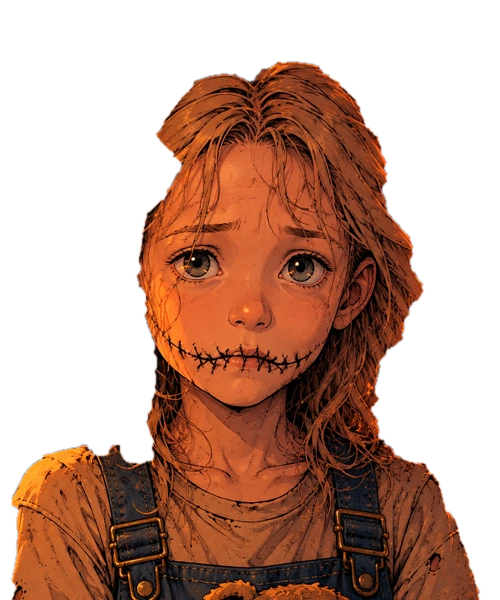
#> input picture assets/characters/mute.webp, 500 x 600 px
$ python repair_mute.py
#> lines starting #> are read from the running program, lines starting #| are printed output that depends on the picture; after the words box and inside, x2 and y2 are one past the last pixel; in counts of white or black regions, pixels touching at a corner belong together
"""Restore MUTE's clipped viewer-left hair using pixels from her own locks.

Lossless raster editing: face and clothing kept pixel-for-pixel; no gameplay,
physics, stage, camera, UI or other character changes.
"""
from pathlib import Path
from PIL import Image, ImageDraw, ImageFilter
import numpy as np

ROOT = Path(__file__).resolve().parents[2]
SOURCE = ROOT / 'assets/characters/mute.webp'
assert SOURCE.exists()
im = Image.open(SOURCE).convert('RGBA')
#> im is the input picture: PIL image 500x600 RGBA; mean R, G, B, A 139.4, 62.7, 24.4, 128.3
w, h = im.size
#> w = 500; h = 600
assert (w, h) == (500, 600)
mirror = np.asarray(im.transpose(Image.Transpose.FLIP_LEFT_RIGHT), dtype=np.uint8)
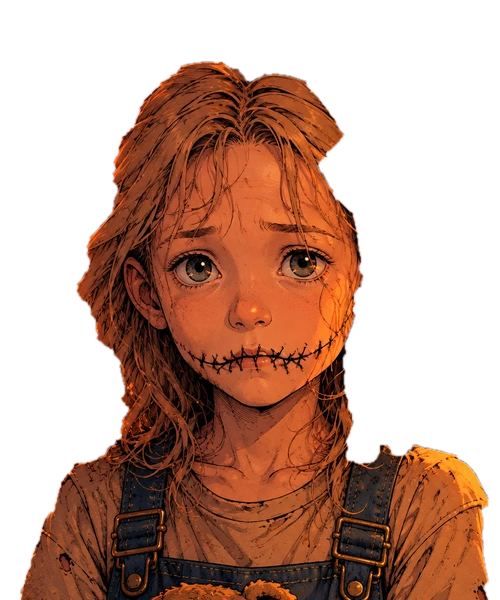
#> mirror: shape (600, 500, 4); mean R, G, B, A 139.4, 62.7, 24.4, 128.3; transparent parts drawn white
reconstruction = np.zeros((h, w, 4), dtype=np.uint8)
for y in range(68, 493):
    vertical = max(0., min(1., (y-68)/38, (493-y)/65))
    seam = np.interp(y, [68,105,145,195,245,292,335,390,445,493],
                       [230,195,174,166,163,170,172,165,161,143])
    start = np.interp(y, [68,105,145,195,245,292,335,390,445,493],
                        [220,180,105,97,95,102,107,103,102,135])
    minsrc = np.interp(y, [68,140,195,250,300,355,410,460,493],
                         [275,300,310,377,366,340,318,322,330])
    for x in range(max(0, int(start)-20), min(w, int(seam)+4)):
        t = np.clip((seam-x)/22., 0., 1.)
        edge = t*t*(3-2*t)
        src_x = int(np.clip(x-22, 0, w-1))
        original_x = w-1-src_x
        if original_x < minsrc:
            continue
        pix = mirror[y, src_x]
        if pix[3] < 24:
            continue
        reconstruction[y,x,:3] = np.clip(
            pix[:3].astype(float)*(.90+.09*x/200), 0, 255)
        reconstruction[y,x,3] = round(float(pix[3])*vertical*edge)
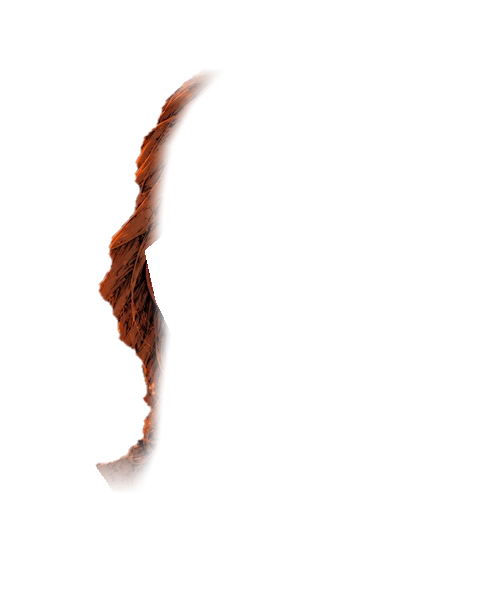
#> reconstruction: shape (600, 500, 4); mean R, G, B, A 5.7, 2.3, 1.2, 8.2; transparent parts drawn white

under = Image.fromarray(reconstruction, mode='RGBA')
under.putalpha(under.getchannel('A').filter(ImageFilter.GaussianBlur(.65)))

# The historic rectangular clipping wedge left a triangular hole. Use real
# strands from MUTE's top hair as a softly blended repair, below source paint.
patch_mask = Image.new('L',(w,h),0)
#> patch_mask: PIL image 500x600 L; every value is 0
ImageDraw.Draw(patch_mask).polygon(
    [(143,139),(162,128),(187,153),(184,174),(174,197),(142,225),(129,199)],
    fill=255)
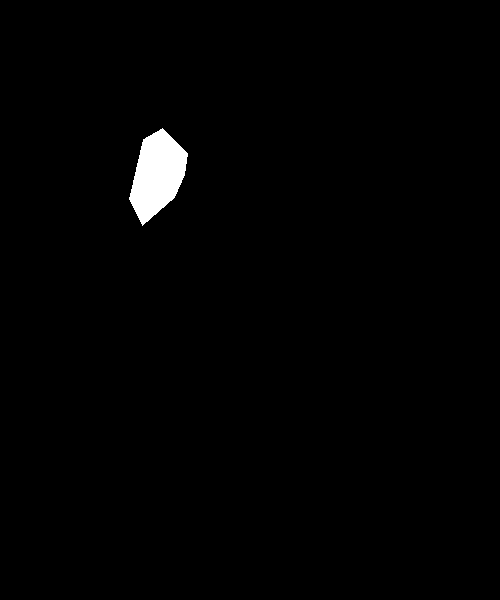
#> patch_mask: PIL image 500x600 L; 1.2% white; 1 white region, box (x1, y1, x2, y2) and area: (129, 128, 188, 226) 3529
patch_mask = patch_mask.filter(ImageFilter.GaussianBlur(2.0))
patch=np.zeros((h,w,4),dtype=np.uint8)
masked=np.asarray(patch_mask)
source_rgba=np.asarray(im)
for yy in range(120,234):
    for xx in range(120,197):
        a=int(masked[yy,xx])
        if a<1:
            continue
        sx=int(np.clip(xx+46,0,w-1))
        sy=int(np.clip(yy-54,0,h-1))
        pix=source_rgba[sy,sx]
        if pix[3]<200:
            continue
        patch[yy,xx,:3]=pix[:3]
        patch[yy,xx,3]=a
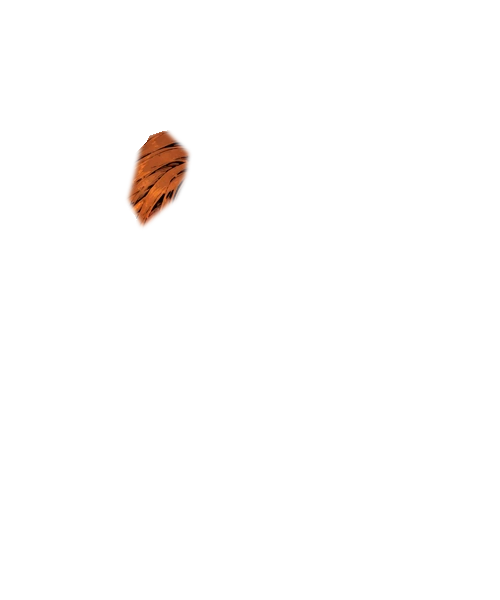
#> patch: shape (600, 500, 4); mean R, G, B, A 2.4, 1.1, 0.5, 2.9; transparent parts drawn white
under = Image.alpha_composite(under, Image.fromarray(patch,'RGBA'))
merged = Image.alpha_composite(under, im)
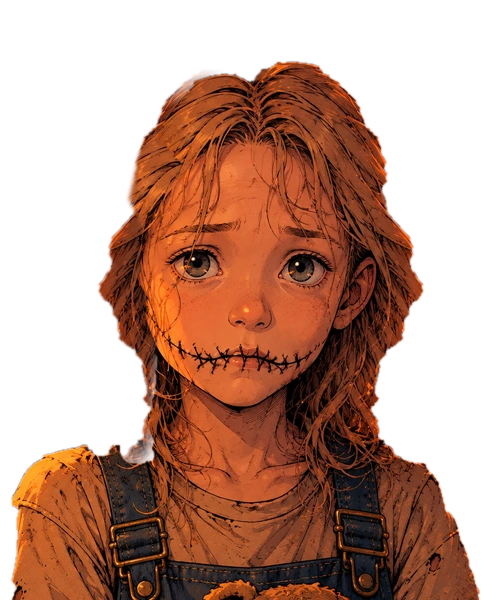
#> merged: PIL image 500x600 RGBA; mean R, G, B, A 72.9, 34.3, 18.2, 135.3; transparent parts drawn white

# Eliminate invisible magenta / green RGB remnants from fully transparent pixels.
clean = np.asarray(merged).copy()
clean[clean[:,:,3] == 0,:3] = 0
#> clean: shape (600, 500, 4); 0.02% of pixels changed, all inside (x1, y1, x2, y2) = (201, 68, 234, 73)
merged = Image.fromarray(clean, 'RGBA')
assert np.array_equal(np.asarray(im)[210:380,205:305],
                      np.asarray(merged)[210:380,205:305]), 'Face modified'
merged.save(SOURCE, format='WEBP',lossless=True,method=6,exact=True)
print('MUTE restored:', SOURCE, SOURCE.stat().st_size)
